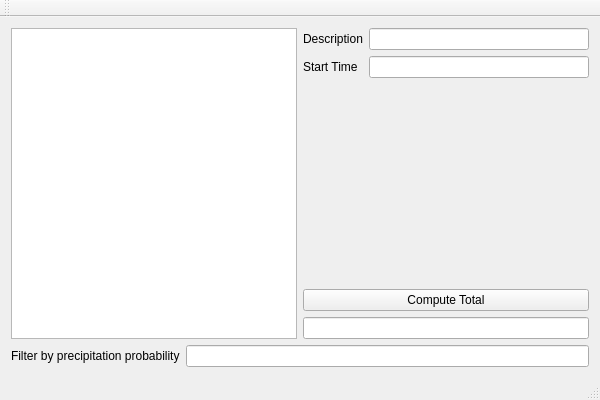
<?xml version="1.0" encoding="UTF-8"?>
<ui version="4.0">
 <class>GuiClass</class>
 <widget class="QMainWindow" name="GuiClass">
  <property name="geometry">
   <rect>
    <x>0</x>
    <y>0</y>
    <width>600</width>
    <height>400</height>
   </rect>
  </property>
  <property name="windowTitle">
   <string>Gui</string>
  </property>
  <widget class="QWidget" name="centralWidget">
   <layout class="QHBoxLayout" name="horizontalLayout_3">
    <item>
     <layout class="QVBoxLayout" name="verticalLayout_2">
      <item>
       <layout class="QHBoxLayout" name="horizontalLayout">
        <item>
         <widget class="QListWidget" name="listWidget"/>
        </item>
        <item>
         <layout class="QVBoxLayout" name="verticalLayout">
          <item>
           <layout class="QFormLayout" name="formLayout">
            <item row="0" column="0">
             <widget class="QLabel" name="label_2">
              <property name="text">
               <string>Description</string>
              </property>
             </widget>
            </item>
            <item row="0" column="1">
             <widget class="QLineEdit" name="lineEdit_2"/>
            </item>
            <item row="1" column="0">
             <widget class="QLabel" name="label_3">
              <property name="text">
               <string>Start Time</string>
              </property>
             </widget>
            </item>
            <item row="1" column="1">
             <widget class="QLineEdit" name="lineEdit_3"/>
            </item>
           </layout>
          </item>
          <item>
           <widget class="QPushButton" name="pushButton">
            <property name="text">
             <string>Compute Total</string>
            </property>
           </widget>
          </item>
          <item>
           <widget class="QLineEdit" name="lineEdit_4"/>
          </item>
         </layout>
        </item>
       </layout>
      </item>
      <item>
       <layout class="QHBoxLayout" name="horizontalLayout_2">
        <item>
         <widget class="QLabel" name="label">
          <property name="text">
           <string>Filter by precipitation probability</string>
          </property>
         </widget>
        </item>
        <item>
         <widget class="QLineEdit" name="lineEdit_filter"/>
        </item>
       </layout>
      </item>
     </layout>
    </item>
   </layout>
  </widget>
  <widget class="QMenuBar" name="menuBar">
   <property name="geometry">
    <rect>
     <x>0</x>
     <y>0</y>
     <width>600</width>
     <height>22</height>
    </rect>
   </property>
  </widget>
  <widget class="QToolBar" name="mainToolBar">
   <attribute name="toolBarArea">
    <enum>TopToolBarArea</enum>
   </attribute>
   <attribute name="toolBarBreak">
    <bool>false</bool>
   </attribute>
  </widget>
  <widget class="QStatusBar" name="statusBar"/>
 </widget>
 <layoutdefault spacing="6" margin="11"/>
 <resources>
  <include location="Gui.qrc"/>
 </resources>
 <connections/>
</ui>
